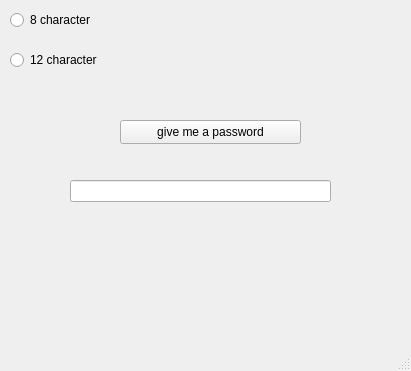
<?xml version="1.0" encoding="UTF-8"?>
<ui version="4.0">
 <class>MainWindow</class>
 <widget class="QMainWindow" name="MainWindow">
  <property name="enabled">
   <bool>true</bool>
  </property>
  <property name="geometry">
   <rect>
    <x>0</x>
    <y>0</y>
    <width>411</width>
    <height>371</height>
   </rect>
  </property>
  <property name="sizePolicy">
   <sizepolicy hsizetype="Maximum" vsizetype="Maximum">
    <horstretch>0</horstretch>
    <verstretch>0</verstretch>
   </sizepolicy>
  </property>
  <property name="windowTitle">
   <string>MainWindow</string>
  </property>
  <property name="styleSheet">
   <string notr="true"/>
  </property>
  <widget class="QWidget" name="centralwidget">
   <widget class="QRadioButton" name="superpass">
    <property name="geometry">
     <rect>
      <x>10</x>
      <y>50</y>
      <width>87</width>
      <height>20</height>
     </rect>
    </property>
    <property name="text">
     <string>12 character</string>
    </property>
   </widget>
   <widget class="QLineEdit" name="passbox">
    <property name="geometry">
     <rect>
      <x>70</x>
      <y>180</y>
      <width>261</width>
      <height>22</height>
     </rect>
    </property>
   </widget>
   <widget class="QPushButton" name="gen">
    <property name="geometry">
     <rect>
      <x>120</x>
      <y>120</y>
      <width>181</width>
      <height>24</height>
     </rect>
    </property>
    <property name="text">
     <string>give me a password</string>
    </property>
   </widget>
   <widget class="QRadioButton" name="normalpass">
    <property name="geometry">
     <rect>
      <x>10</x>
      <y>10</y>
      <width>89</width>
      <height>20</height>
     </rect>
    </property>
    <property name="text">
     <string>8 character</string>
    </property>
   </widget>
  </widget>
  <widget class="QMenuBar" name="menubar">
   <property name="geometry">
    <rect>
     <x>0</x>
     <y>0</y>
     <width>411</width>
     <height>22</height>
    </rect>
   </property>
  </widget>
  <widget class="QStatusBar" name="statusbar"/>
 </widget>
 <resources/>
 <connections/>
</ui>
